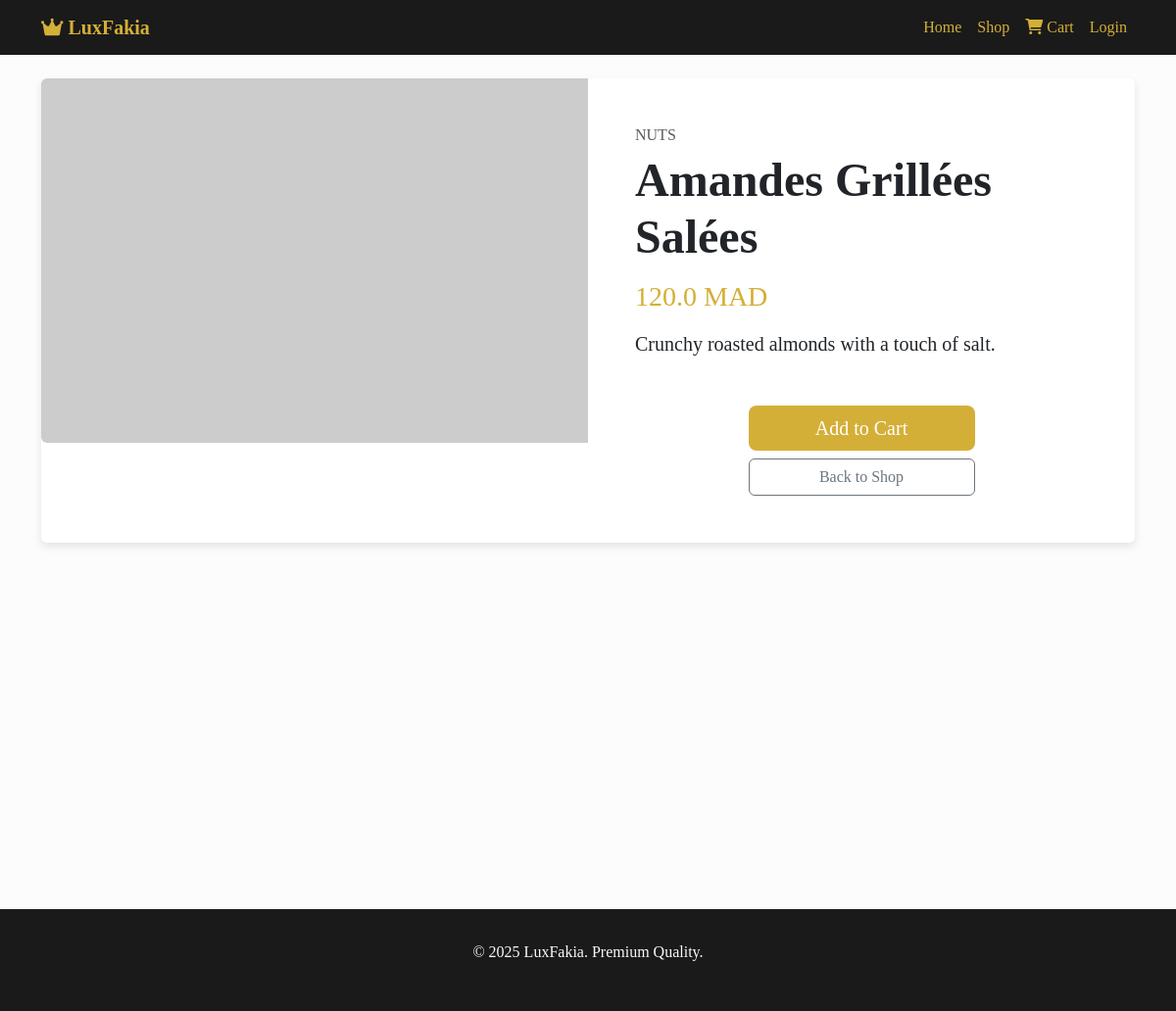
The app's page /product/3 with its own data.
### models.py (models this page shows, shortened)
class Product(db.Model):
    id = db.Column(db.Integer, primary_key=True)
    name = db.Column(db.String(150), nullable=False)
    description = db.Column(db.Text, nullable=True)
    price = db.Column(db.Float, nullable=False)
    category = db.Column(db.String(100), nullable=False)
    image_url = db.Column(db.String(500), nullable=True)

### routes.py (the view)
@main_bp.route('/product/<int:product_id>')
def product_detail(product_id):
    product = Product.query.get_or_404(product_id)
    return render_template('product_detail.html', product=product)

### templates/product_detail.html
{% extends "base.html" %}
{% block content %}
<div class="card mb-3 border-0">
    <div class="row g-0">
        <div class="col-md-6">
            <img src="{{ product.image_url }}" class="img-fluid rounded-start" alt="{{ product.name }}">
        </div>
        <div class="col-md-6">
            <div class="card-body p-5">
                <h6 class="text-uppercase text-muted">{{ product.category }}</h6>
                <h1 class="card-title display-5 fw-bold">{{ product.name }}</h1>
                <h3 class="text-gold my-3">{{ product.price }} MAD</h3>
                <p class="card-text lead">{{ product.description }}</p>
                <div class="d-grid gap-2 col-6 mx-auto mt-5">
                    <a href="{{ url_for('main.add_to_cart', product_id=product.id) }}" class="btn btn-gold btn-lg">Add to Cart</a>
                    <a href="{{ url_for('main.shop') }}" class="btn btn-outline-secondary">Back to Shop</a>
                </div>
            </div>
        </div>
    </div>
</div>
{% endblock %}

### templates/base.html (style rules this page uses)
:root { --primary-gold: #D4AF37; --dark-bg: #1a1a1a; --light-text: #f8f9fa; }
body { font-family: 'Playfair Display', serif; background-color: #fcfcfc; color: #333; }
.btn-gold { background-color: var(--primary-gold); color: #fff; border: none; }
.text-gold { color: var(--primary-gold); }
.card { border: none; box-shadow: 0 4px 8px rgba(0,0,0,0.1); transition: transform 0.3s; }

### records on screen
Product: category "NUTS", name "Amandes Grillées Salées", price "120.0", description "Crunchy roasted almonds with a touch of salt."
